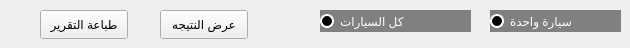
     <widget class="QWidget" name="tab_14">
      <attribute name="title">
       <string>الإيرادات</string>
      </attribute>
      <widget class="QPushButton" name="pushButton_9">
       <property name="geometry">
        <rect>
         <x>160</x>
         <y>10</y>
         <width>88</width>
         <height>29</height>
        </rect>
       </property>
       <property name="text">
        <string>عرض النتيجه</string>
       </property>
      </widget>
      <widget class="QPushButton" name="pushButton_10">
       <property name="geometry">
        <rect>
         <x>40</x>
         <y>10</y>
         <width>88</width>
         <height>29</height>
        </rect>
       </property>
       <property name="text">
        <string>طباعة التقرير</string>
       </property>
      </widget>
      <widget class="QRadioButton" name="radioButton_9">
       <property name="geometry">
        <rect>
         <x>320</x>
         <y>10</y>
         <width>151</width>
         <height>22</height>
        </rect>
       </property>
       <property name="styleSheet">
        <string notr="true">QRadioButton {
    background-color : gray;
	color : white
}

QRadioButton::indicator {
	width : 10px;
	height : 10px;
	border-radius : 7px;   
}

QRadioButton::indicator:unchecked {
    background-color : black;
    border: 2px solid white;
}

QRadioButton::indicator:checked {
	background-color : white;
    border: 2px solid white;
}
</string>
       </property>
       <property name="text">
        <string>كل السيارات</string>
       </property>
      </widget>
      <widget class="QRadioButton" name="radioButton_10">
       <property name="geometry">
        <rect>
         <x>490</x>
         <y>10</y>
         <width>131</width>
         <height>22</height>
        </rect>
       </property>
       <property name="styleSheet">
        <string notr="true">QRadioButton {
    background-color : gray;
	color : white
}

QRadioButton::indicator {
	width : 10px;
	height : 10px;
	border-radius : 7px;   
}

QRadioButton::indicator:unchecked {
    background-color : black;
    border: 2px solid white;
}

QRadioButton::indicator:checked {
	background-color : white;
    border: 2px solid white;
}
</string>
       </property>
       <property name="text">
        <string>سيارة واحدة</string>
       </property>
      </widget>
     </widget>
